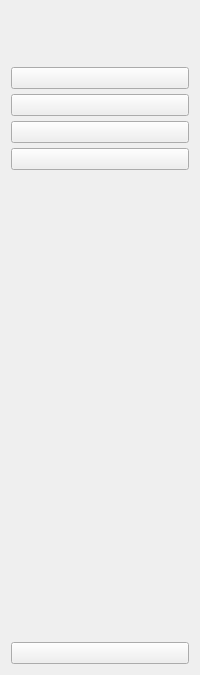
     <widget class="QWidget" name="icon_only_widget" native="true">
      <layout class="QVBoxLayout" name="verticalLayout_3">
       <item>
        <layout class="QHBoxLayout" name="horizontalLayout_3">
         <item>
          <widget class="QLabel" name="tentlogo1">
           <property name="minimumSize">
            <size>
             <width>50</width>
             <height>50</height>
            </size>
           </property>
           <property name="maximumSize">
            <size>
             <width>50</width>
             <height>50</height>
            </size>
           </property>
           <property name="text">
            <string/>
           </property>
           <property name="pixmap">
            <pixmap resource="icons/resource.qrc">:/icons/webcam-2-256.png</pixmap>
           </property>
           <property name="scaledContents">
            <bool>true</bool>
           </property>
          </widget>
         </item>
        </layout>
       </item>
       <item>
        <layout class="QVBoxLayout" name="verticalLayout">
         <property name="spacing">
          <number>5</number>
         </property>
         <item>
          <widget class="QPushButton" name="HomeIcon_button">
           <property name="text">
            <string/>
           </property>
           <property name="icon">
            <iconset resource="icons/resource.qrc">
             <normaloff>:/icons/home-4-256.png</normaloff>
             <normalon>:/icons/home-4-256-W.png</normalon>:/icons/home-4-256.png</iconset>
           </property>
           <property name="iconSize">
            <size>
             <width>20</width>
             <height>20</height>
            </size>
           </property>
           <property name="checkable">
            <bool>true</bool>
           </property>
           <property name="autoExclusive">
            <bool>true</bool>
           </property>
          </widget>
         </item>
         <item>
          <widget class="QPushButton" name="ImportIcon_button">
           <property name="text">
            <string/>
           </property>
           <property name="icon">
            <iconset resource="icons/resource.qrc">
             <normaloff>:/icons/low-importance-256.png</normaloff>
             <normalon>:/icons/low-importance-256-W.png</normalon>:/icons/low-importance-256.png</iconset>
           </property>
           <property name="iconSize">
            <size>
             <width>20</width>
             <height>20</height>
            </size>
           </property>
           <property name="checkable">
            <bool>true</bool>
           </property>
           <property name="autoExclusive">
            <bool>true</bool>
           </property>
          </widget>
         </item>
         <item>
          <widget class="QPushButton" name="CreateIcon_button">
           <property name="text">
            <string/>
           </property>
           <property name="icon">
            <iconset resource="icons/resource.qrc">
             <normaloff>:/icons/screenshot-256.png</normaloff>
             <normalon>:/icons/screenshot-256-W.png</normalon>:/icons/screenshot-256.png</iconset>
           </property>
           <property name="iconSize">
            <size>
             <width>20</width>
             <height>20</height>
            </size>
           </property>
           <property name="checkable">
            <bool>true</bool>
           </property>
           <property name="autoExclusive">
            <bool>true</bool>
           </property>
          </widget>
         </item>
         <item>
          <widget class="QPushButton" name="AnalyticsIcon_button">
           <property name="text">
            <string/>
           </property>
           <property name="icon">
            <iconset resource="icons/resource.qrc">
             <normaloff>:/icons/analytics-256.png</normaloff>
             <normalon>:/icons/analytics-256-W.png</normalon>:/icons/analytics-256.png</iconset>
           </property>
           <property name="iconSize">
            <size>
             <width>20</width>
             <height>20</height>
            </size>
           </property>
           <property name="checkable">
            <bool>true</bool>
           </property>
           <property name="autoExclusive">
            <bool>true</bool>
           </property>
          </widget>
         </item>
        </layout>
       </item>
       <item>
        <spacer name="verticalSpacer_2">
         <property name="orientation">
          <enum>Qt::Orientation::Vertical</enum>
         </property>
         <property name="sizeHint" stdset="0">
          <size>
           <width>20</width>
           <height>466</height>
          </size>
         </property>
        </spacer>
       </item>
       <item>
        <widget class="QPushButton" name="ExitIcon_button">
         <property name="text">
          <string/>
         </property>
         <property name="icon">
          <iconset resource="icons/resource.qrc">
           <normaloff>:/icons/close-window-256.png</normaloff>
           <normalon>:/icons/close-window-256-W.png</normalon>:/icons/close-window-256.png</iconset>
         </property>
         <property name="iconSize">
          <size>
           <width>20</width>
           <height>20</height>
          </size>
         </property>
        </widget>
       </item>
      </layout>
     </widget>
